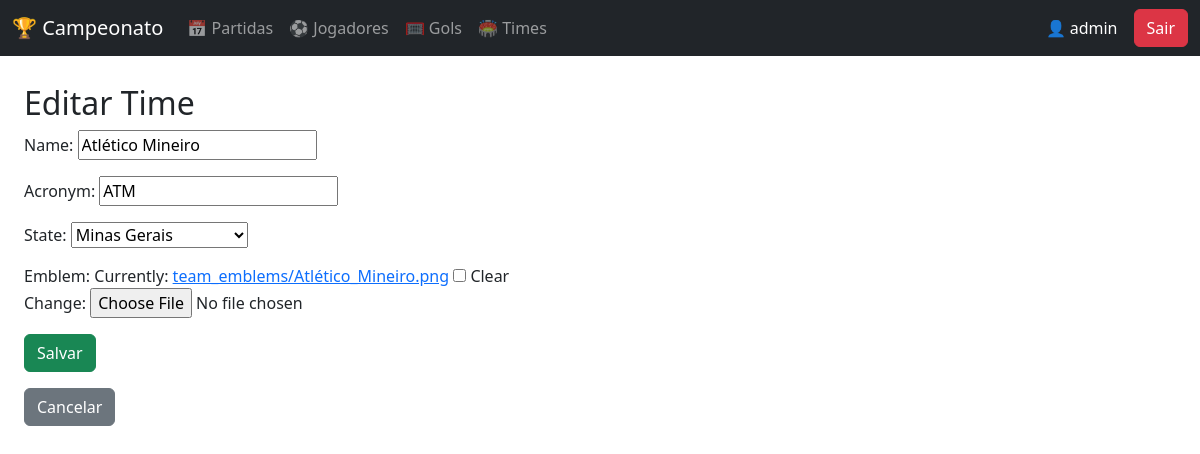
Page /teams/1/edit/ (signed in) on the committed database.
### core/models.py (models this page shows, shortened)
class Team(models.Model):
    name = models.CharField(max_length=30)
    acronym = models.CharField(max_length=3)
    state = models.ForeignKey(State, on_delete=models.CASCADE)
    emblem = models.ImageField(upload_to="team_emblems/", null=True, blank=True)

class State(models.Model):
    name = models.CharField(max_length=20)
    acronym = models.CharField(max_length=2)
    region = models.ForeignKey(Region, on_delete=models.CASCADE)
    def __str__(self):
        return self.name

### core/views.py (the view)
# urls.py: path("teams/<int:pk>/edit/", TeamUpdateView.as_view(), name="team_edit"),
class TeamUpdateView(LoginRequiredMixin, UpdateView):
    model = Team
    template_name = "core/team/team_form.html"
    fields = ["name", "acronym", "state", "emblem"]
    success_url = reverse_lazy("team_list")

### core/templates/core/team/team_form.html (shortened to what this page needs)
{% extends "base.html" %}
{% block content %}
<div class="container mt-4">
    <h2>{% if form.instance.pk %}Editar Time{% else %}Novo Time{% endif %}</h2>
    <form method="post" enctype="multipart/form-data">
        {{ form.as_p }}
        <button type="submit" class="btn btn-success">Salvar</button>
    </form>
    <a href="{% url 'team_list' %}" class="btn btn-secondary mt-3">Cancelar</a>
</div>
{% endblock %}

### core/templates/base.html (shortened to what this page needs)
<!DOCTYPE html>
<html lang="pt">
<head>
    <link rel="stylesheet" href="https://cdn.jsdelivr.net/npm/bootstrap@5.3.0/dist/css/bootstrap.min.css">
</head>
<body>
    <nav class="navbar navbar-expand-lg navbar-dark bg-dark fixed-top">
        <div class="container">
            <a class="navbar-brand" href="{% url 'home' %}">🏆 Campeonato</a>
            <div class="collapse navbar-collapse" id="navbarNav">
                <ul class="navbar-nav">
                    <li class="nav-item"><a class="nav-link" href="{% url 'match_list' %}">📅 Partidas</a></li>
                    <li class="nav-item"><a class="nav-link" href="{% url 'player_list' %}">⚽ Jogadores</a></li>
                    <li class="nav-item"><a class="nav-link" href="{% url 'goal_list' %}">🥅 Gols</a></li>
                    <li class="nav-item"><a class="nav-link" href="{% url 'team_list' %}">🏟️ Times</a></li>
                </ul>
                <ul class="navbar-nav ms-auto">
                    {% if user.is_authenticated %}
                        <li class="nav-item d-flex align-items-center">
                            <span class="navbar-text text-white me-3">
                                👤 {{ user.username }}
                            </span>
                            <form method="post" action="{% url 'logout' %}">
                                <button type="submit" class="btn btn-danger">Sair</button>
                            </form>
                        </li>
                    {% endif %}
                </ul>
            </div>
        </div>
    </nav>
    <div class="container">
        {% block content %}
        {% endblock %}
    </div>
</body>
</html>

### core/templates/base.html (style rules this page uses)
body { padding-top: 60px; }
.container { max-width: 1200px; }

### rows in the picture
Team: name "Atlético Mineiro", acronym "ATM", state "Minas Gerais"

### other values in the picture
{{ user.username }} "admin"
